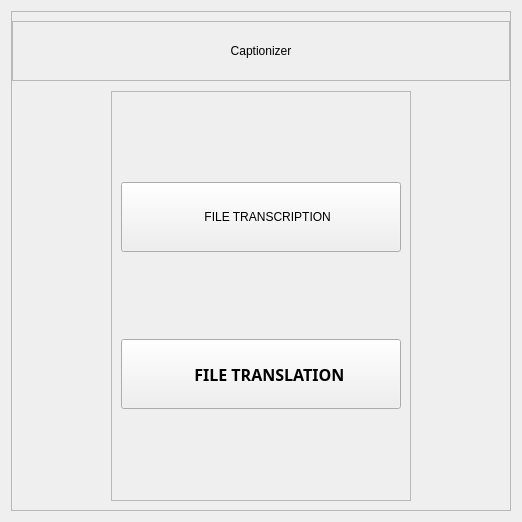
                  <widget class="QWidget" name="pg_mainMenu">
                   <property name="styleSheet">
                    <string notr="true">/* Main Menu */
#frm_mainMenu{
    border: 5px outset #272c36;
    border-radius: 25px;
    background-color: #2f3644;
}
#frm_mainMenu_title{
    border: none;
    border-bottom: 1px groove #888888;
}
#lbl_mainMenu_title{
    font: 30pt 'Lobster';
}
#frm_mainMenu_tabs &gt; QPushButton{
    font: bold 12pt 'Secular One';
    text-align: left;
    padding-left: 25px;
    border: 2px solid #404a5c;
    border-radius: 15px;
    background-color: #1b1d23;
}
#frm_mainMenu_tabs &gt; QPushButton:hover{
    background-color: #394150;
}
#frm_mainMenu_tabs &gt; QPushButton:pressed{
    border: 2px solid #2b323d;
    background-color: #232831;
}</string>
                   </property>
                   <layout class="QVBoxLayout" name="verticalLayout_23">
                    <item alignment="Qt::AlignHCenter|Qt::AlignVCenter">
                     <widget class="QFrame" name="frm_mainMenu">
                      <property name="minimumSize">
                       <size>
                        <width>500</width>
                        <height>500</height>
                       </size>
                      </property>
                      <property name="maximumSize">
                       <size>
                        <width>500</width>
                        <height>500</height>
                       </size>
                      </property>
                      <property name="styleSheet">
                       <string notr="true"/>
                      </property>
                      <property name="frameShape">
                       <enum>QFrame::StyledPanel</enum>
                      </property>
                      <property name="frameShadow">
                       <enum>QFrame::Raised</enum>
                      </property>
                      <layout class="QVBoxLayout" name="verticalLayout_24">
                       <property name="spacing">
                        <number>10</number>
                       </property>
                       <property name="leftMargin">
                        <number>0</number>
                       </property>
                       <property name="rightMargin">
                        <number>0</number>
                       </property>
                       <item>
                        <widget class="QFrame" name="frm_mainMenu_title">
                         <property name="minimumSize">
                          <size>
                           <width>0</width>
                           <height>60</height>
                          </size>
                         </property>
                         <property name="maximumSize">
                          <size>
                           <width>16777215</width>
                           <height>60</height>
                          </size>
                         </property>
                         <property name="frameShape">
                          <enum>QFrame::StyledPanel</enum>
                         </property>
                         <property name="frameShadow">
                          <enum>QFrame::Raised</enum>
                         </property>
                         <layout class="QVBoxLayout" name="verticalLayout_25">
                          <item>
                           <widget class="QLabel" name="lbl_mainMenu_title">
                            <property name="minimumSize">
                             <size>
                              <width>0</width>
                              <height>0</height>
                             </size>
                            </property>
                            <property name="text">
                             <string>Captionizer</string>
                            </property>
                            <property name="alignment">
                             <set>Qt::AlignCenter</set>
                            </property>
                           </widget>
                          </item>
                         </layout>
                        </widget>
                       </item>
                       <item alignment="Qt::AlignHCenter">
                        <widget class="QFrame" name="frm_mainMenu_tabs">
                         <property name="minimumSize">
                          <size>
                           <width>300</width>
                           <height>0</height>
                          </size>
                         </property>
                         <property name="maximumSize">
                          <size>
                           <width>300</width>
                           <height>16777215</height>
                          </size>
                         </property>
                         <property name="frameShape">
                          <enum>QFrame::StyledPanel</enum>
                         </property>
                         <property name="frameShadow">
                          <enum>QFrame::Raised</enum>
                         </property>
                         <layout class="QVBoxLayout" name="verticalLayout_26">
                          <item>
                           <widget class="QPushButton" name="btn_mainMenu_transcription">
                            <property name="maximumSize">
                             <size>
                              <width>300</width>
                              <height>70</height>
                             </size>
                            </property>
                            <property name="cursor">
                             <cursorShape>PointingHandCursor</cursorShape>
                            </property>
                            <property name="text">
                             <string>    FILE TRANSCRIPTION</string>
                            </property>
                            <property name="icon">
                             <iconset resource="resources.qrc">
                              <normaloff>:/menu/resources/menu/transcribe.png</normaloff>:/menu/resources/menu/transcribe.png</iconset>
                            </property>
                            <property name="iconSize">
                             <size>
                              <width>32</width>
                              <height>32</height>
                             </size>
                            </property>
                           </widget>
                          </item>
                          <item>
                           <widget class="QPushButton" name="btn_mainMenu_translation">
                            <property name="maximumSize">
                             <size>
                              <width>300</width>
                              <height>70</height>
                             </size>
                            </property>
                            <property name="font">
                             <font>
                              <family>Secular One</family>
                              <pointsize>12</pointsize>
                              <weight>75</weight>
                              <italic>false</italic>
                              <bold>true</bold>
                             </font>
                            </property>
                            <property name="cursor">
                             <cursorShape>PointingHandCursor</cursorShape>
                            </property>
                            <property name="text">
                             <string>    FILE TRANSLATION</string>
                            </property>
                            <property name="icon">
                             <iconset resource="resources.qrc">
                              <normaloff>:/menu/resources/menu/translate.png</normaloff>:/menu/resources/menu/translate.png</iconset>
                            </property>
                            <property name="iconSize">
                             <size>
                              <width>32</width>
                              <height>32</height>
                             </size>
                            </property>
                           </widget>
                          </item>
                         </layout>
                        </widget>
                       </item>
                      </layout>
                     </widget>
                    </item>
                   </layout>
                  </widget>
